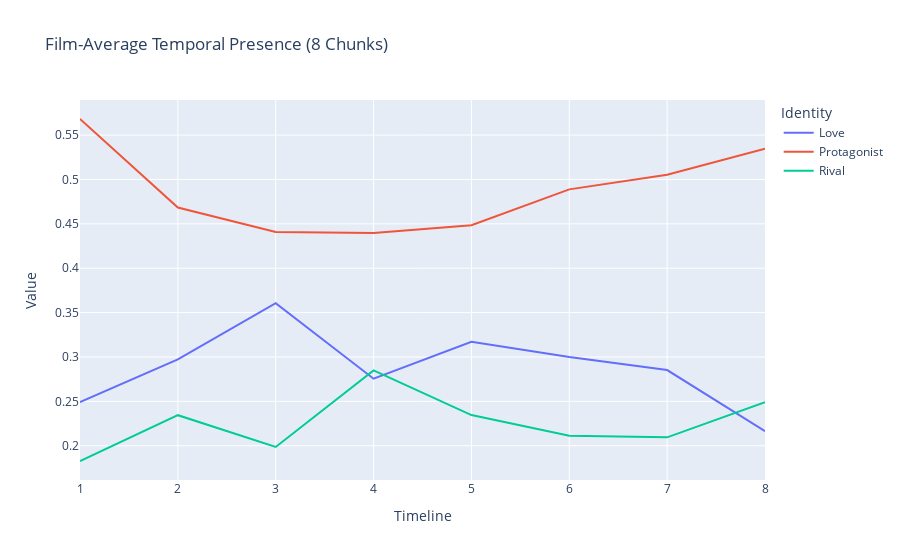

The notebook cell this image was saved under:
### Markdown cell above
### CHUNKED PRESENCE WITH FILM MEANS

### Code cell
CHUNKING = 9

# User plotly to visualize something

import plotly.express as px
import pandas as pd

# Load all csv files in csv/
import glob
import os

csv_files = glob.glob("csv/*.csv")

USE_GENERAL_NAMES = True # Keep true
USE_GENDER_NAMES = False

USE_FILM_AVERAGE = True # Better keep true

IGNORE_MINOR_CHARACTERS = True

FILM_FRAME_TOTALS = {
	"Cliff": 2097,
	"Our Village": 2377,
	"Diary of Nurse": 2297,
	"Sabrina": 2751,
	"The Man from Laramie": 2477,
	"Human Desire": 2200,
	"Chikamatsu Story": 2460,
	"Black River": 2552,
	"Duel in the Sun": 3207,
	"Gilda": 2652,
	"Jigoku Mon": 2151,
	"Kurutta Kajitsu": 2076,
	"Notorious": 2433,
	"Oklahoma": 3577,
	"Vikings": 2740,
	"Waves of Life": 2465
}

RIVALS = ["Keming", "Professor Yuan", "Haoru", "David", "Vic", "Carl", "Ishun", "Hitokiri Joe", "Natsuhisa", "Bo Kang", "Wataru", "Jud", "Alex Sebastian", "Ballin", "Einar", "Jesse"]
MALES = ["Zhanwu", "Fan Jun", "Changping", "Linus", "Will", "Jeff", "Mohei", "Nishida", "Haruji", "Jin Zhang", "Moritoo", "Curly", "Devlin", "Johnny", "Eric", "Lewt"]
LADIES = ["Shuzhen", "Fang Qing", "Suhua", "Sabrina", "Barbara", "Vicki", "Osan", "Shizuko", "Eri", "Ye Suping", "Kesa", "Laurey", "Alicia", "Gilda", "Morgana", "Pearl"]

PROTAGONISTS = ["Zhanwu", "Fang Qing", "Suhua", "Sabrina", "Will", "Jeff", "Mohei", "Nishida", "Haruji", "Jin Zhang", "Moritoo", "Curly", "Alicia", "Johnny", "Eric", "Pearl"]
LOVES = ["Shuzhen", "Fan Jun", "Changping", "Linus", "Barbara", "Vicki", "Osan", "Shizuko", "Eri", "Ye Suping", "Kesa", "Laurey", "Devlin", "Gilda", "Morgana", "Lewt"]

def find_section(range_start, range_end, num_sections, value):
    """
    Given a range [range_start, range_end], this function splits it into
    num_sections and returns which section (1-based index) the value falls into.

    :param range_start: The start of the range (inclusive).
    :param range_end: The end of the range (inclusive).
    :param num_sections: Number of sections to divide the range into.
    :param value: The value for which we want to determine the section index.
    :return: The section index (1-based) where the value fits.
    """
    # Handle edge cases, e.g., if value < range_start or value > range_end
    if value <= range_start:
        return 1
    if value >= range_end:
        return num_sections

    # Compute the size of each section
    section_size = (range_end - range_start) / num_sections

    # Determine which section the value falls into using integer division
    section_index = int((value - range_start) // section_size) + 1

    # Make sure the section index doesn't exceed num_sections
    if section_index > num_sections:
        section_index = num_sections

    return section_index

def get_name(name):
	if USE_GENDER_NAMES:
		if name in MALES:
			name = "Male"
		elif name in LADIES:
			name = "Female"
	else:
		if name in PROTAGONISTS:
			name = "Protagonist"
		elif name in LOVES:
			name = "Love"
	return name

data = []
chunks = []
chunk_totals = {}
chunk_all_totals = []
for i in range(CHUNKING + 1):
	chunk_all_totals.append(0)
for i in range(CHUNKING + 1):
	chunks.append({})

for file in csv_files:
	film = file[4:-4]
	with open(file) as f:
		lines = f.readlines()[2:]
		for line in lines:
			line = line.split(",")
			if line[5] != "\"N/A\"":
				# Att 3 is frame numbder / film's total frames (the film is the name of the current csv file)
				total = FILM_FRAME_TOTALS[os.path.basename(file)[:-4]]
				frame = int(line[0][1:][:-1])
				name = line[5][1:][:-1]
				if USE_GENERAL_NAMES:
					if name in RIVALS:
						name = "Rival"
					name = get_name(name)
				if IGNORE_MINOR_CHARACTERS:
					if USE_GENERAL_NAMES:
						if name not in ["Rival", "Protagonist", "Female", "Male", "Love"]:
							continue
					else:
						if name not in RIVALS:
							if name not in PROTAGONISTS:
								if name not in LOVES:
									continue

				time = find_section(0, total, CHUNKING, frame)

				name = film + ":::" + name
				chunk_all_totals[time] += 1

				# the chunk array time participant is a dictionary of the participants in that chunk
				chunk_key = film + "---" + f"{time}"
				if chunk_key not in chunk_totals:
					chunk_totals[chunk_key] = 0

				chunk_totals[chunk_key] += 1
				if name not in chunks[time]:
					chunks[time][name] = 0
				chunks[time][name] += 1
				#data.append([frame, line[1], name, time])

for i in range(CHUNKING):
	names = {}
	for name in chunks[i]:
		# print(name)
		
		films = name.split(":::")
		real_name = films[1]
		real_film = films[0]

		total = chunk_totals[real_film + "---" + f"{i}"]
		character_in_chunk = chunks[i][name]
		avg = character_in_chunk / total
		if real_name not in names:
			names[real_name] = 0
		if USE_FILM_AVERAGE:
			names[real_name] += avg
		else:
			names[real_name] += character_in_chunk

	for name in names:
		chunk_total = names[name]
		real_avg = chunk_total / len(FILM_FRAME_TOTALS)

		data.append([i, name, real_avg])

df = pd.DataFrame(data, columns=["Timeline", "Identity", "Value"])
df["Identity"] = df["Identity"].astype(str)
df["Identity"] = df["Identity"].apply(lambda x: x.split(" ")[0])

# Create a scatter plot of the data
fig = px.line(df, x="Timeline", y="Value", color="Identity", title=f"Film-Average Temporal Presence ({CHUNKING-1} Chunks)")
fig.show()

### Figure 1 — Plotly figure (JSON) as saved in the notebook; plotly's stock layout.template omitted (floating-point values rounded to 4 significant figures)
{"data": [{"hovertemplate": "Identity=Love<br>Timeline=%{x}<br>Value=%{y}<extra></extra>", "legendgroup": "Love", "line": {"color": "#636efa", "dash": "solid"}, "marker": {"symbol": "circle"}, "mode": "lines", "name": "Love", "orientation": "v", "showlegend": true, "type": "scatter", "x": [1, 2, 3, 4, 5, 6, 7, 8], "xaxis": "x", "y": [0.2491, 0.2972, 0.3606, 0.2755, 0.3171, 0.2999, 0.2853, 0.2163], "yaxis": "y"}, {"hovertemplate": "Identity=Protagonist<br>Timeline=%{x}<br>Value=%{y}<extra></extra>", "legendgroup": "Protagonist", "line": {"color": "#EF553B", "dash": "solid"}, "marker": {"symbol": "circle"}, "mode": "lines", "name": "Protagonist", "orientation": "v", "showlegend": true, "type": "scatter", "x": [1, 2, 3, 4, 5, 6, 7, 8], "xaxis": "x", "y": [0.5681, 0.4684, 0.4408, 0.4396, 0.4484, 0.4888, 0.5053, 0.5345], "yaxis": "y"}, {"hovertemplate": "Identity=Rival<br>Timeline=%{x}<br>Value=%{y}<extra></extra>", "legendgroup": "Rival", "line": {"color": "#00cc96", "dash": "solid"}, "marker": {"symbol": "circle"}, "mode": "lines", "name": "Rival", "orientation": "v", "showlegend": true, "type": "scatter", "x": [1, 2, 3, 4, 5, 6, 7, 8], "xaxis": "x", "y": [0.1828, 0.2344, 0.1986, 0.2848, 0.2345, 0.2113, 0.2095, 0.2492], "yaxis": "y"}], "layout": {"legend": {"title": {"text": "Identity"}, "tracegroupgap": 0}, "title": {"text": "Film-Average Temporal Presence (8 Chunks)"}, "xaxis": {"anchor": "y", "domain": [0, 1], "title": {"text": "Timeline"}}, "yaxis": {"anchor": "x", "domain": [0, 1], "title": {"text": "Value"}}}}
